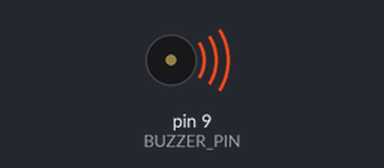
A sketch run on a simulated Arduino Uno, built with avr-gcc and run on an emulated ATmega328P. On the bench: buzzer (waves = sounding).

Above: at 0.06 s.
Timing chart, 0 to 8.0 s (numbered marks = the images above):
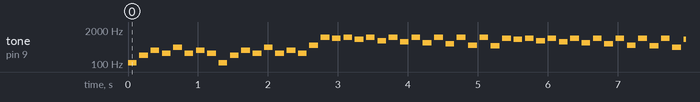

The sketch:

passacaglia.ino
```cpp
// (licence header left out)
#include "pitches.h"

#define BUZZER_PIN 9

int melody[] = {
  NOTE_A2, NOTE_A3, NOTE_E4, NOTE_C4, NOTE_A4, NOTE_C4, NOTE_E4, NOTE_C4,
  NOTE_A2, NOTE_A3, NOTE_E4, NOTE_C4, NOTE_A4, NOTE_C4, NOTE_E4, NOTE_C4,

  NOTE_C5, NOTE_C6, NOTE_B5, NOTE_C6, NOTE_A5, NOTE_C6, NOTE_G5, NOTE_C6,
  NOTE_F5, NOTE_C6, NOTE_E5, NOTE_C6, NOTE_D5, NOTE_C6, NOTE_C5, NOTE_C6,

  NOTE_B4, NOTE_B5, NOTE_A5, NOTE_B5, NOTE_G5, NOTE_B5, NOTE_F5, NOTE_B5,
  NOTE_E5, NOTE_B5, NOTE_D5, NOTE_B5, NOTE_C5, NOTE_B5, NOTE_B4, NOTE_B5,

  NOTE_A4, NOTE_A5, NOTE_G5, NOTE_A5, NOTE_F5, NOTE_A5, NOTE_E5, NOTE_A5,
  NOTE_D5, NOTE_A5, NOTE_C5, NOTE_A5, NOTE_B4, NOTE_A5, NOTE_A4, NOTE_A5,

  NOTE_A5, NOTE_GS5, NOTE_FS5, NOTE_GS5, NOTE_A5, NOTE_A5
};

int durations[] = {
  8, 8, 8, 8, 8, 8, 8, 8,
  8, 8, 8, 8, 8, 8, 8, 8,

  8, 8, 8, 8, 8, 8, 8, 8,
  8, 8, 8, 8, 8, 8, 8, 8,

  8, 8, 8, 8, 8, 8, 8, 8,
  8, 8, 8, 8, 8, 8, 8, 8,

  8, 8, 8, 8, 8, 8, 8, 8,
  8, 8, 8, 8, 8, 8, 8, 8,

  4, 8, 8, 3, 8, 2
};

void setup()
{
  pinMode(BUZZER_PIN, OUTPUT);
}

void loop()
{
  int size = sizeof(durations) / sizeof(int);

  for (int note = 0; note < size; note++) {
    //to calculate the note duration, take one second divided by the note type.
    //e.g. quarter note = 1000 / 4, eighth note = 1000/8, etc.
    int duration = 1000 / durations[note];
    tone(BUZZER_PIN, melody[note], duration);

    //to distinguish the notes, set a minimum time between them.
    //the note's duration + 30% seems to work well:
    int pauseBetweenNotes = duration * 1.30;
    delay(pauseBetweenNotes);

    //stop the tone playing:
    noTone(BUZZER_PIN);
  }
}
```

Measured:
- by itself, tone on pin 9 (BUZZER_PIN): plays 110 Hz for 0.13 s, 220 Hz for 0.13 s, 330 Hz for 0.13 s, 262 Hz for 0.13 s, 440 Hz for 0.13 s, 262 Hz for 0.13 s … (746 notes in this stretch)
